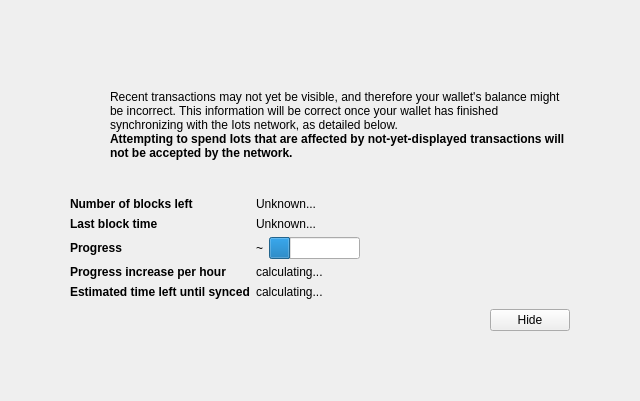
<?xml version="1.0" encoding="UTF-8"?>
<ui version="4.0">
 <class>ModalOverlay</class>
 <widget class="ModalOverlay" name="ModalOverlay">
  <property name="geometry">
   <rect>
    <x>0</x>
    <y>0</y>
    <width>640</width>
    <height>401</height>
   </rect>
  </property>
  <property name="windowTitle">
   <string>Form</string>
  </property>
  <layout class="QVBoxLayout" name="verticalLayout" stretch="0">
   <property name="sizeConstraint">
    <enum>QLayout::SetDefaultConstraint</enum>
   </property>
   <property name="leftMargin">
    <number>0</number>
   </property>
   <property name="topMargin">
    <number>0</number>
   </property>
   <property name="rightMargin">
    <number>0</number>
   </property>
   <property name="bottomMargin">
    <number>0</number>
   </property>
   <item>
    <widget class="QWidget" name="bgWidget" native="true">
     <property name="styleSheet">
      <string notr="true"/>
     </property>
     <layout class="QVBoxLayout" name="verticalLayoutMain" stretch="0">
      <property name="leftMargin">
       <number>60</number>
      </property>
      <property name="topMargin">
       <number>60</number>
      </property>
      <property name="rightMargin">
       <number>60</number>
      </property>
      <property name="bottomMargin">
       <number>60</number>
      </property>
      <item>
       <widget class="QWidget" name="contentWidget" native="true">
        <property name="styleSheet">
         <string notr="true"/>
        </property>
        <layout class="QVBoxLayout" name="verticalLayoutSub" stretch="1,0,0,0,0">
         <property name="spacing">
          <number>0</number>
         </property>
         <property name="leftMargin">
          <number>10</number>
         </property>
         <property name="topMargin">
          <number>10</number>
         </property>
         <property name="rightMargin">
          <number>10</number>
         </property>
         <property name="bottomMargin">
          <number>10</number>
         </property>
         <item>
          <layout class="QHBoxLayout" name="horizontalLayoutIconText" stretch="0,1">
           <property name="topMargin">
            <number>20</number>
           </property>
           <item>
            <layout class="QVBoxLayout" name="verticalLayoutIcon">
             <property name="leftMargin">
              <number>0</number>
             </property>
             <item>
              <widget class="QPushButton" name="warningIcon">
               <property name="enabled">
                <bool>false</bool>
               </property>
               <property name="text">
                <string/>
               </property>
               <property name="icon">
                <iconset>
                 <normaloff>:/icons/warning</normaloff>
                 <disabledoff>:/icons/warning</disabledoff>:/icons/warning</iconset>
               </property>
               <property name="iconSize">
                <size>
                 <width>48</width>
                 <height>48</height>
                </size>
               </property>
               <property name="flat">
                <bool>true</bool>
               </property>
              </widget>
             </item>
             <item>
              <spacer name="verticalSpacerWarningIcon">
               <property name="orientation">
                <enum>Qt::Vertical</enum>
               </property>
               <property name="sizeHint" stdset="0">
                <size>
                 <width>20</width>
                 <height>40</height>
                </size>
               </property>
              </spacer>
             </item>
            </layout>
           </item>
           <item>
            <layout class="QVBoxLayout" name="verticalLayoutInfoText">
             <property name="leftMargin">
              <number>0</number>
             </property>
             <property name="topMargin">
              <number>0</number>
             </property>
             <item>
              <widget class="QLabel" name="infoText">
               <property name="text">
                <string>Recent transactions may not yet be visible, and therefore your wallet's balance might be incorrect. This information will be correct once your wallet has finished synchronizing with the Iots network, as detailed below.</string>
               </property>
               <property name="textFormat">
                <enum>Qt::RichText</enum>
               </property>
               <property name="wordWrap">
                <bool>true</bool>
               </property>
              </widget>
             </item>
             <item>
              <widget class="QLabel" name="infoTextStrong">
               <property name="font">
                <font>
                 <weight>75</weight>
                 <bold>true</bold>
                </font>
               </property>
               <property name="text">
                <string>Attempting to spend Iots that are affected by not-yet-displayed transactions will not be accepted by the network.</string>
               </property>
               <property name="textFormat">
                <enum>Qt::RichText</enum>
               </property>
               <property name="wordWrap">
                <bool>true</bool>
               </property>
              </widget>
             </item>
             <item>
              <spacer name="verticalSpacerInTextSpace">
               <property name="orientation">
                <enum>Qt::Vertical</enum>
               </property>
               <property name="sizeHint" stdset="0">
                <size>
                 <width>20</width>
                 <height>40</height>
                </size>
               </property>
              </spacer>
             </item>
            </layout>
           </item>
          </layout>
         </item>
         <item>
          <spacer name="verticalSpacerAfterText">
           <property name="orientation">
            <enum>Qt::Vertical</enum>
           </property>
           <property name="sizeHint" stdset="0">
            <size>
             <width>20</width>
             <height>40</height>
            </size>
           </property>
          </spacer>
         </item>
         <item>
          <layout class="QFormLayout" name="formLayout">
           <property name="fieldGrowthPolicy">
            <enum>QFormLayout::FieldsStayAtSizeHint</enum>
           </property>
           <property name="horizontalSpacing">
            <number>6</number>
           </property>
           <property name="verticalSpacing">
            <number>6</number>
           </property>
           <property name="topMargin">
            <number>10</number>
           </property>
           <item row="0" column="0">
            <widget class="QLabel" name="labelNumberOfBlocksLeft">
             <property name="font">
              <font>
               <weight>75</weight>
               <bold>true</bold>
              </font>
             </property>
             <property name="text">
              <string>Number of blocks left</string>
             </property>
            </widget>
           </item>
           <item row="0" column="1">
            <widget class="QLabel" name="numberOfBlocksLeft">
             <property name="text">
              <string>Unknown...</string>
             </property>
            </widget>
           </item>
           <item row="1" column="0">
            <widget class="QLabel" name="labelLastBlockTime">
             <property name="font">
              <font>
               <weight>75</weight>
               <bold>true</bold>
              </font>
             </property>
             <property name="text">
              <string>Last block time</string>
             </property>
            </widget>
           </item>
           <item row="1" column="1">
            <widget class="QLabel" name="newestBlockDate">
             <property name="sizePolicy">
              <sizepolicy hsizetype="Maximum" vsizetype="Preferred">
               <horstretch>0</horstretch>
               <verstretch>0</verstretch>
              </sizepolicy>
             </property>
             <property name="text">
              <string>Unknown...</string>
             </property>
            </widget>
           </item>
           <item row="2" column="0">
            <widget class="QLabel" name="labelSyncDone">
             <property name="font">
              <font>
               <weight>75</weight>
               <bold>true</bold>
              </font>
             </property>
             <property name="text">
              <string>Progress</string>
             </property>
            </widget>
           </item>
           <item row="2" column="1">
            <layout class="QHBoxLayout" name="horizontalLayoutSync" stretch="0,1">
             <item>
              <widget class="QLabel" name="percentageProgress">
               <property name="text">
                <string notr="true">~</string>
               </property>
              </widget>
             </item>
             <item>
              <widget class="QProgressBar" name="progressBar">
               <property name="value">
                <number>24</number>
               </property>
               <property name="format">
                <string/>
               </property>
              </widget>
             </item>
            </layout>
           </item>
           <item row="4" column="0">
            <widget class="QLabel" name="labelProgressIncrease">
             <property name="font">
              <font>
               <weight>75</weight>
               <bold>true</bold>
              </font>
             </property>
             <property name="text">
              <string>Progress increase per hour</string>
             </property>
            </widget>
           </item>
           <item row="4" column="1">
            <widget class="QLabel" name="progressIncreasePerH">
             <property name="text">
              <string>calculating...</string>
             </property>
            </widget>
           </item>
           <item row="5" column="0">
            <widget class="QLabel" name="labelEstimatedTimeLeft">
             <property name="font">
              <font>
               <weight>75</weight>
               <bold>true</bold>
              </font>
             </property>
             <property name="text">
              <string>Estimated time left until synced</string>
             </property>
            </widget>
           </item>
           <item row="5" column="1">
            <widget class="QLabel" name="expectedTimeLeft">
             <property name="text">
              <string>calculating...</string>
             </property>
            </widget>
           </item>
          </layout>
         </item>
         <item>
          <layout class="QHBoxLayout" name="horizontalLayoutButtons">
           <property name="leftMargin">
            <number>10</number>
           </property>
           <property name="topMargin">
            <number>10</number>
           </property>
           <item>
            <spacer name="horizontalSpacer">
             <property name="orientation">
              <enum>Qt::Horizontal</enum>
             </property>
             <property name="sizeHint" stdset="0">
              <size>
               <width>40</width>
               <height>20</height>
              </size>
             </property>
            </spacer>
           </item>
           <item>
            <widget class="QPushButton" name="closeButton">
             <property name="text">
              <string>Hide</string>
             </property>
            </widget>
           </item>
          </layout>
         </item>
         <item>
          <layout class="QVBoxLayout" name="verticalLayout_2">
           <item>
            <spacer name="verticalSpacer">
             <property name="orientation">
              <enum>Qt::Vertical</enum>
             </property>
             <property name="sizeHint" stdset="0">
              <size>
               <width>20</width>
               <height>40</height>
              </size>
             </property>
            </spacer>
           </item>
          </layout>
         </item>
        </layout>
       </widget>
      </item>
     </layout>
    </widget>
   </item>
  </layout>
 </widget>
 <customwidgets>
  <customwidget>
   <class>ModalOverlay</class>
   <extends>QWidget</extends>
   <header>modaloverlay.h</header>
   <container>1</container>
  </customwidget>
 </customwidgets>
 <resources/>
 <connections/>
</ui>
